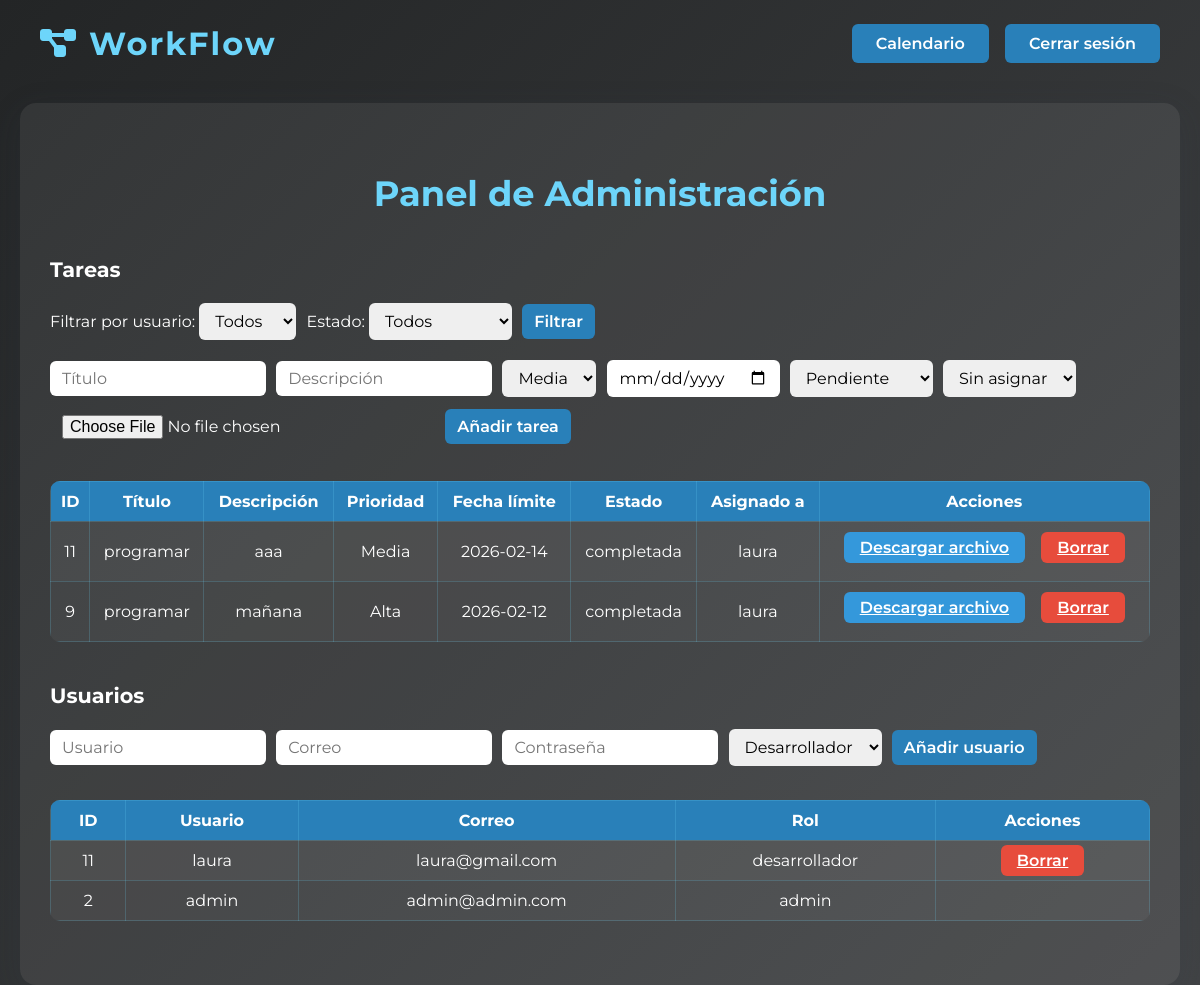
Page /public/admin.php (signed in) on the committed database.
### tables this page shows
CREATE TABLE `tareas` (
  `id` int(11) NOT NULL,
  `titulo` varchar(100) NOT NULL,
  `descripcion` text DEFAULT NULL,
  `prioridad` enum('alta','media','baja') DEFAULT 'media',
  `fecha_limite` date DEFAULT NULL,
  `estado` enum('pendiente','en_progreso','completada') DEFAULT 'pendiente',
  `usuario_id` int(11) DEFAULT NULL,
  `fecha_creacion` timestamp NOT NULL DEFAULT current_timestamp(),
  `tarea_zip` varchar(255) DEFAULT NULL
);

CREATE TABLE `usuarios` (
  `id` int(11) NOT NULL,
  `username` varchar(50) NOT NULL,
  `email` varchar(100) NOT NULL,
  `password` varchar(255) NOT NULL,
  `role` enum('desarrollador','admin','invitado') NOT NULL,
  `created_at` timestamp NOT NULL DEFAULT current_timestamp(),
  `profile_image` varchar(255) DEFAULT NULL
);

### public/admin.php (the view, shortened to what this page needs)
<?php
require_once '../config/db.php';
$usuarios = $conn->query('SELECT * FROM usuarios ORDER BY created_at DESC');
$where = [];
$where_sql = $where ? ('WHERE ' . implode(' AND ', $where)) : '';
$tareas = $conn->query("SELECT t.*, u.username as asignado, u.profile_image as asignado_img FROM tareas t LEFT JOIN usuarios u ON t.usuario_id = u.id $where_sql ORDER BY t.fecha_creacion DESC");
?>
<!DOCTYPE html>
<html lang="es">
<head>
    <link rel="stylesheet" href="https://cdnjs.cloudflare.com/ajax/libs/font-awesome/6.4.0/css/all.min.css">
</head>
<body>
    <div class="navbar">
        <div class="logo"><i class="fa-solid fa-diagram-project"></i> WorkFlow</div>
        <div class="nav-btns">
            <a href="calendario.php">Calendario</a>
            <a href="logout.php">Cerrar sesión</a>
        </div>
    </div>
    <div class="container">
        <h2>Panel de Administración</h2>
        <h3>Tareas</h3>
    <form method="GET" style="margin-bottom:10px;">
        <label>Filtrar por usuario:</label>
        <select name="f_usuario_id">
            <option value="">Todos</option>
        </select>
        <label>Estado:</label>
        <select name="f_estado">
            <option value="">Todos</option>
        </select>
        <button type="submit">Filtrar</button>
    </form>
    <form method="POST" enctype="multipart/form-data">
        <input type="text" name="titulo" placeholder="Título" required>
        <input type="text" name="descripcion" placeholder="Descripción">
        <select name="prioridad">
            <option value="media" selected>Media</option>
        </select>
        <input type="date" name="fecha_limite" placeholder="Fecha límite">
        <select name="estado">
            <option value="pendiente">Pendiente</option>
        </select>
        <select name="usuario_id">
            <option value="">Sin asignar</option>
        </select>
        <input type="file" name="tarea_zip" accept=".zip">
        <button type="submit">Añadir tarea</button>
    </form>
    <table>
        <tr><th>ID</th><th>Título</th><th>Descripción</th><th>Prioridad</th><th>Fecha límite</th><th>Estado</th><th>Asignado a</th><th>Acciones</th></tr>
        <?php foreach ($tareas as $t): ?>
        <tr>
            <td><?= $t['id'] ?></td>
            <td><?= htmlspecialchars($t['titulo']) ?></td>
            <td><?= htmlspecialchars($t['descripcion']) ?></td>
            <td><?= ucfirst($t['prioridad']) ?></td>
            <td><?= $t['fecha_limite'] ? htmlspecialchars($t['fecha_limite']) : '-' ?></td>
            <td><?= $t['estado'] ?></td>
            <td>
                <?= htmlspecialchars($t['asignado'] ?? 'Sin asignar') ?>
            </td>
            <td>
                <?php if (!empty($t['tarea_zip'])): ?>
                    <a href="../public/<?= htmlspecialchars($t['tarea_zip']) ?>" target="_blank" class="btn" style="background:#3498db;color:#fff;padding:6px 16px;border-radius:6px;font-weight:600;margin-bottom:8px;display:inline-block;margin-right:12px;">Descargar archivo</a>
                <?php endif; ?>
                <a href="admin.php?accion=borrar_tarea&id=<?= $t['id'] ?>" onclick="return confirm('¿Borrar tarea?')" class="btn" style="background:#e74c3c;color:#fff;padding:6px 16px;border-radius:6px;font-weight:600;display:inline-block;">Borrar</a>
            </td>
        </tr>
        <?php endforeach; ?>
    </table>
    <h3>Usuarios</h3>
    <form method="POST">
        <input type="text" name="username" placeholder="Usuario" required>
        <input type="email" name="email" placeholder="Correo" required>
        <input type="password" name="password" placeholder="Contraseña" required>
        <select name="role">
            <option value="desarrollador">Desarrollador</option>
        </select>
        <button type="submit">Añadir usuario</button>
    </form>
    <table>
        <tr><th>ID</th><th>Usuario</th><th>Correo</th><th>Rol</th><th>Acciones</th></tr>
        <?php foreach ($usuarios as $u): ?>
        <tr>
            <td><?= $u['id'] ?></td>
            <td><?= htmlspecialchars($u['username']) ?></td>
            <td><?= htmlspecialchars($u['email']) ?></td>
            <td><?= $u['role'] ?></td>
            <td>
                <?php if ($u['id'] != $_SESSION['user_id']): ?>
                <a href="admin.php?accion=borrar_usuario&id=<?= $u['id'] ?>" onclick="return confirm('¿Borrar usuario?')" class="btn" style="background:#e74c3c;color:#fff;padding:6px 16px;border-radius:6px;font-weight:600;">Borrar</a>
                <?php endif; ?>
            </td>
        </tr>
        <?php endforeach; ?>
    </table>
</body>
</html>

### public/admin.php (style rules this page uses)
body { min-height: 100vh; margin: 0; background: linear-gradient(135deg, #232526 0%, #414345 100%); font-family: 'Montserrat', Arial, sans-serif; color: #fff; }
.navbar { display: flex; justify-content: space-between; align-items: center; padding: 24px 40px 0 40px; }
.navbar .logo { font-size: 2em; font-weight: 700; color: #6dd5fa; letter-spacing: 2px; }
.navbar .nav-btns a { color: #fff; background: #2980b9; border-radius: 6px; padding: 10px 24px; margin-left: 12px; text-decoration: none; font-weight: 600; transition: background 0.2s, color 0.2s; }
.container { max-width: 1100px; margin: 40px auto 0 auto; background: rgba(255,255,255,0.07); border-radius: 16px; box-shadow: 0 8px 32px rgba(44,62,80,0.15); padding: 40px 30px; }
h2 { color: #6dd5fa; font-size: 2.2em; margin-bottom: 0.5em; text-align: center; }
h3 { color: #fff; font-size: 1.3em; margin-top: 2em; }
table { width: 100%; border-collapse: collapse; margin: 1.5em 0; background: rgba(255,255,255,0.04); border-radius: 10px; overflow: hidden; }
th, td { border: 1px solid #6dd5fa33; padding: 10px 8px; text-align: center; }
th { background: #2980b9; color: #fff; font-weight: 700; }
tr:nth-child(even) { background: rgba(255,255,255,0.03); }
form { margin-bottom: 1.5em; }
input, select, button { font-family: inherit; font-size: 1em; border-radius: 6px; border: none; padding: 8px 12px; margin: 0 6px 10px 0; }
input[type="date"] { min-width: 120px; }
button, .btn { background: #2980b9; color: #fff; font-weight: 600; cursor: pointer; transition: background 0.2s, color 0.2s; }

### rows in the picture
tareas: id "11", titulo "programar", descripcion "aaa", prioridad "Media", fecha_limite "2026-02-14", estado "completada", usuario.username "laura"
tareas: id "9", titulo "programar", descripcion "mañana", prioridad "Alta", fecha_limite "2026-02-12", estado "completada", usuario.username "laura"
usuarios: id "11", username "laura", email "laura@gmail.com", role "desarrollador"
usuarios: id "2", username "admin", email "admin@admin.com", role "admin"
